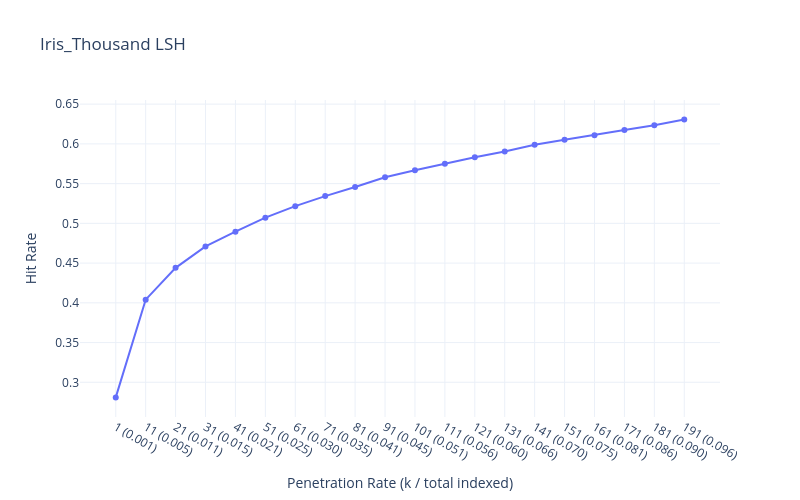

Here is the notebook cell this chart was saved with:
### Code cell
plot_hit_rate_plotly_topk(x_labels, hit_rates,23,"Iris_Thousand LSH")

### Figure 1 — Plotly figure (JSON) as saved in the notebook; plotly's stock layout.template omitted (floating-point values rounded to 4 significant figures)
{"data": [{"line": {"width": 2}, "marker": {"size": 6}, "mode": "lines+markers", "name": "efSearch=23", "type": "scatter", "x": ["1 (0.001)", "11 (0.005)", "21 (0.011)", "31 (0.015)", "41 (0.021)", "51 (0.025)", "61 (0.030)", "71 (0.035)", "81 (0.041)", "91 (0.045)", "101 (0.051)", "111 (0.056)", "121 (0.060)", "131 (0.066)", "141 (0.070)", "151 (0.075)", "161 (0.081)", "171 (0.086)", "181 (0.090)", "191 (0.096)"], "y": [0.281, 0.404, 0.444, 0.4709, 0.4895, 0.5072, 0.5216, 0.5343, 0.5458, 0.558, 0.5669, 0.5751, 0.5831, 0.5904, 0.599, 0.6053, 0.611, 0.6175, 0.6236, 0.6306]}], "layout": {"height": 500, "hovermode": "x unified", "title": {"text": "Iris_Thousand LSH"}, "width": 800, "xaxis": {"title": {"text": "Penetration Rate (k / total indexed)"}}, "yaxis": {"title": {"text": "Hit Rate"}}}}
